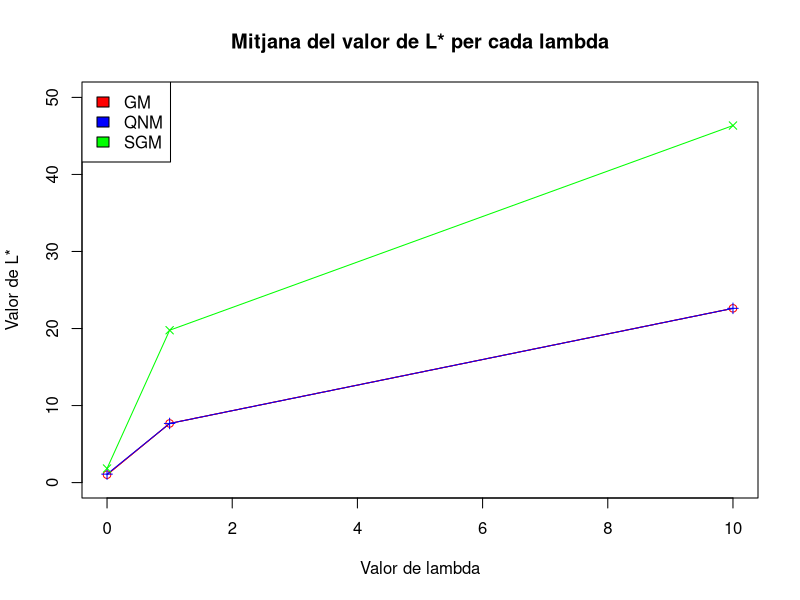
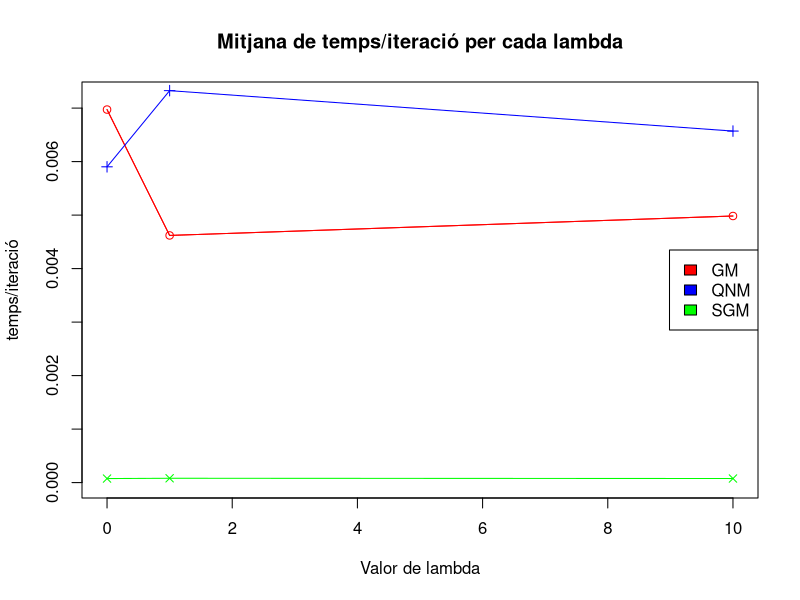
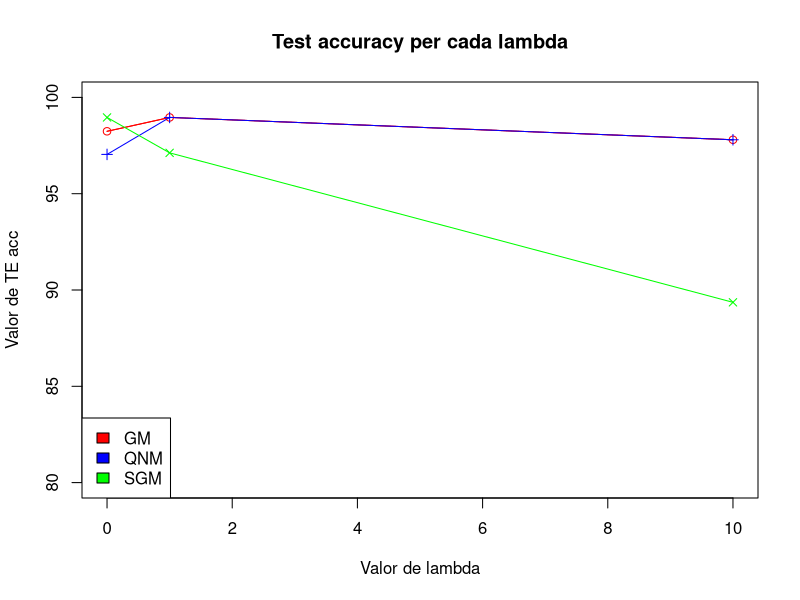
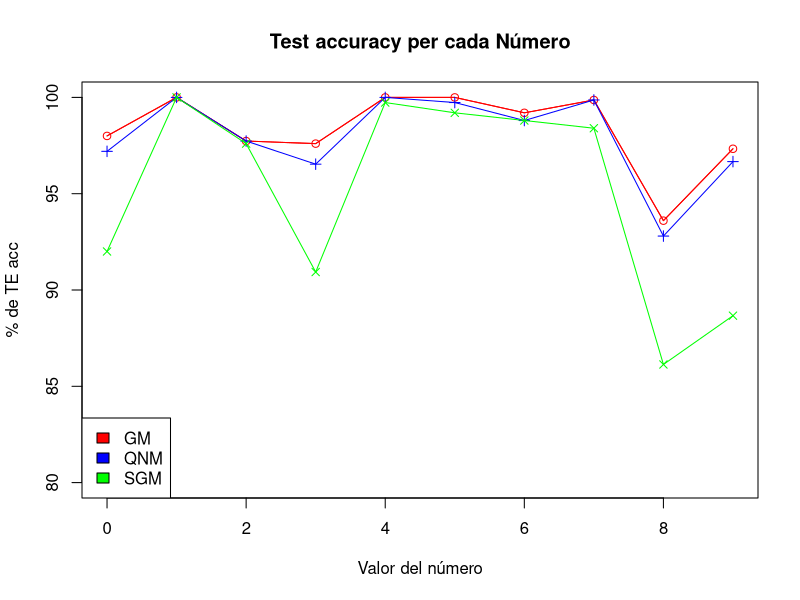
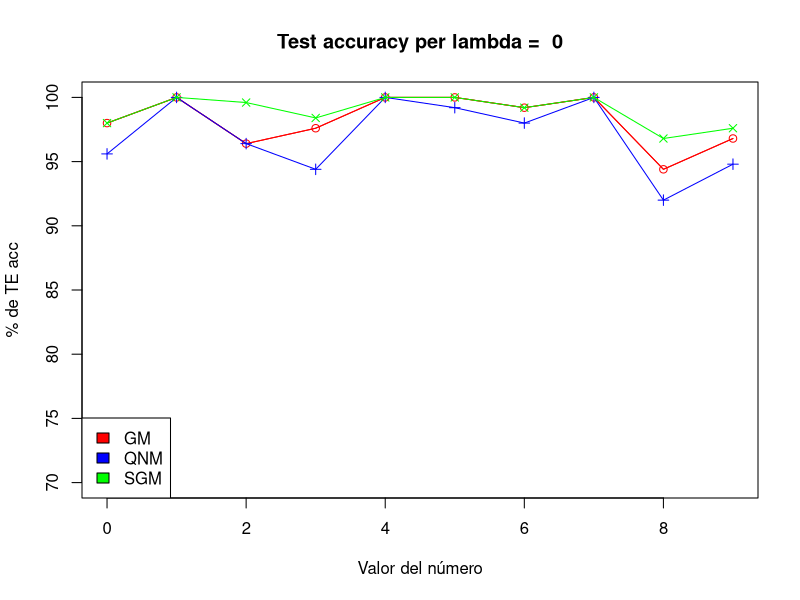
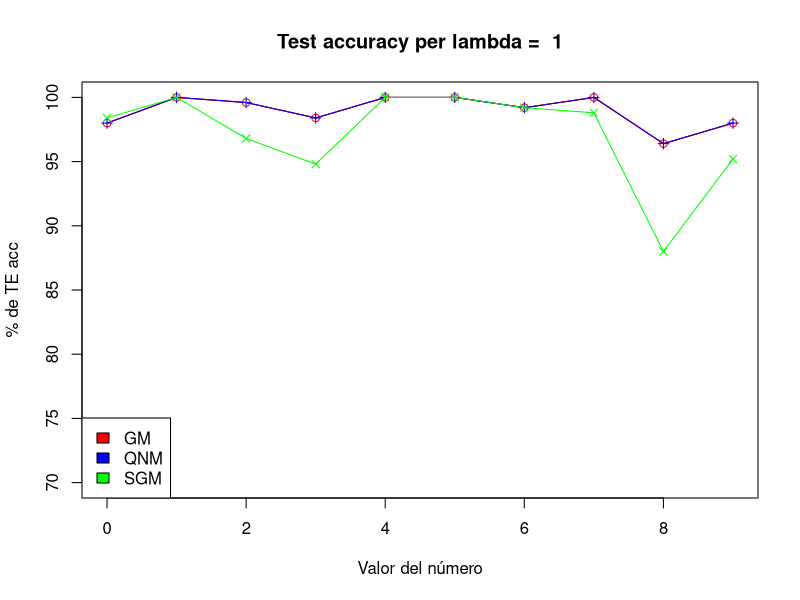
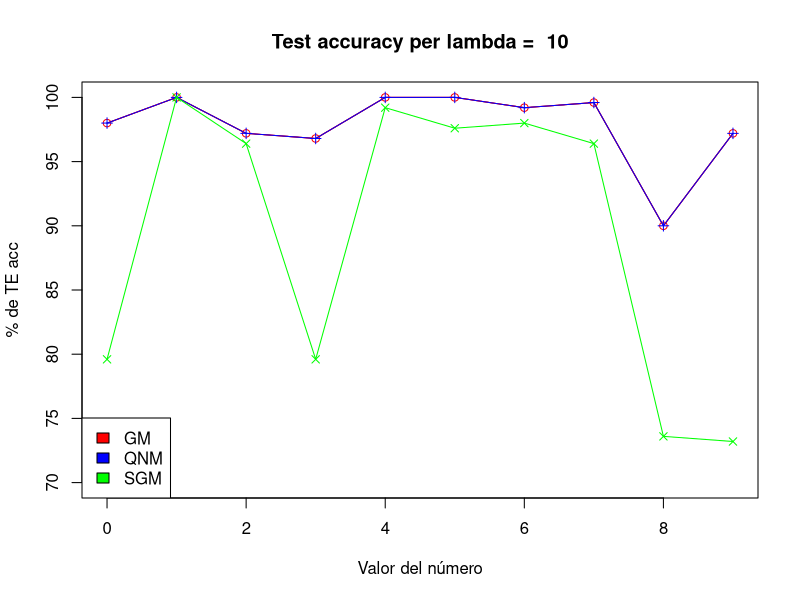
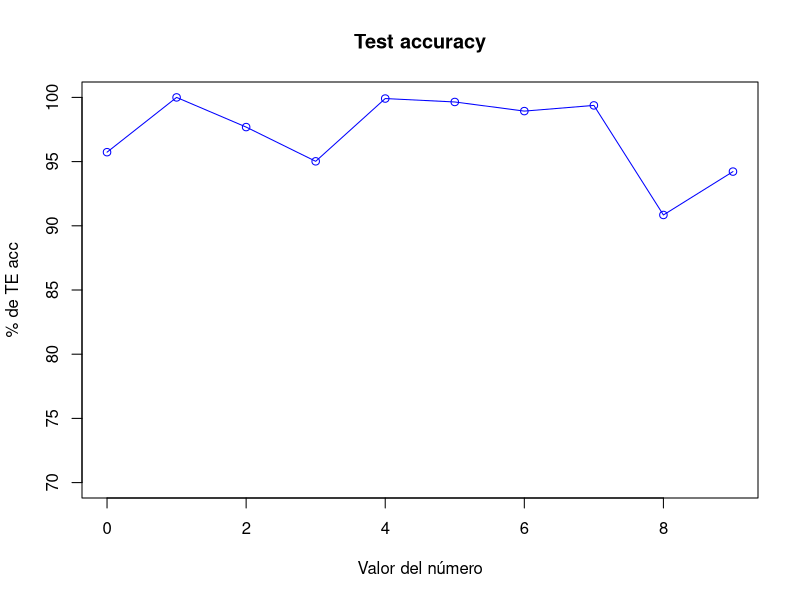

R code for these plots, in order:
## ---- chunk 1
knitr::opts_chunk$set(echo = FALSE)
## ---- chunk 2
dd <- read.csv("./uo_nn_batch_369354-169306 (3).csv", sep = ";")
head(dd)
## ---- chunk 3
names=colnames(dd)[2:9]
dd=dd[,-9]
colnames(dd)=names
dd$speed=dd$tex/dd$niter
head(dd)
## ---- chunk 4
means_1=c()
means_3=c()
means_7=c()

for(i in c(0,1,10)){
  means_1=c(means_1, mean(dd[dd$isd==1 & dd$la==i,]$L.))
  means_3=c(means_3, mean(dd[dd$isd==3 & dd$la==i,]$L.))
  means_7=c(means_7, mean(dd[dd$isd==7 & dd$la==i,]$L.))
}

plot(x=c(0,1,10), y=c(means_1), col=c("red"), type="l", ylim=c(0,50), main="Mitjana del valor de L* per cada lambda", xlab="Valor de lambda", ylab="Valor de L*")
points(x=c(0,1,10), means_1, col="red", pch=1)
lines(x=c(0,1,10), means_1, col="red")
points(x=c(0,1,10), means_3, col="blue", pch=3)
lines(x=c(0,1,10), means_3, col="blue")
points(x=c(0,1,10), means_7, col="green", pch=4)
lines(x=c(0,1,10), means_7, col="green")
legend('topleft', legend=c("GM","QNM", "SGM"),fill=c("red","blue","green"))
## ---- chunk 5
aux=dd[dd$niter==1000,]$isd
no_conv=c(sum(aux==1),sum(aux==3),sum(aux==7))
no_conv=as.data.frame(no_conv)
rownames(no_conv)=c("GM","QNM","SGM")
no_conv
## ---- chunk 6
dd[dd$niter==1000 & dd$isd==1,]
## ---- chunk 7
means_1=c()
means_3=c()
means_7=c()
#for the first algorithm
for(i in c(0,1,10)){
  means_1=c(means_1, mean(dd[dd$isd==1 & dd$la==i,]$speed))
  means_3=c(means_3, mean(dd[dd$isd==3 & dd$la==i,]$speed))
  means_7=c(means_7, mean(dd[dd$isd==7 & dd$la==i,]$speed))
}

plot(x=c(0,1,10), y=c(means_1), col=c("red"), type="l", ylim=c(0,0.0072), main="Mitjana de temps/iteració per cada lambda", xlab="Valor de lambda", ylab="temps/iteració")
points(x=c(0,1,10), means_1, col="red", pch=1)
lines(x=c(0,1,10), means_1, col="red")
points(x=c(0,1,10), means_3, col="blue", pch=3)
lines(x=c(0,1,10), means_3, col="blue")
points(x=c(0,1,10), means_7, col="green", pch=4)
lines(x=c(0,1,10), means_7, col="green")
legend('right', legend=c("GM","QNM", "SGM"),fill=c("red","blue","green"))
## ---- chunk 8
local_conv=c(mean(means_1), mean(means_3), mean(means_7))
local_conv=as.data.frame(local_conv)
rownames(local_conv)=c("GM","QNM","SGM")
local_conv
## ---- chunk 9
iter_mean1 <- mean(dd[dd$isd==1,]$niter)
iter_mean3 <- mean(dd[dd$isd==3,]$niter)
iter_mean7 <- mean(dd[dd$isd==7,]$niter)
iter_mean=c(iter_mean1, iter_mean3, iter_mean7)
iter_mean=as.data.frame(iter_mean)
rownames(iter_mean)=c("GM","QNM","SGM")
iter_mean
## ---- chunk 10
means_1=c()
means_3=c()
means_7=c()
#for the first algorithm
for(i in c(0,1,10)){
  means_1=c(means_1, mean(dd[dd$isd==1 & dd$la==i,]$te_acc))
  means_3=c(means_3, mean(dd[dd$isd==3 & dd$la==i,]$te_acc))
  means_7=c(means_7, mean(dd[dd$isd==7 & dd$la==i,]$te_acc))
}

plot(x=c(0,1,10), y=c(means_1), col=c("red"), type="l", main="Test accuracy per cada lambda", xlab="Valor de lambda", ylab="Valor de TE acc", ylim=c(80,100))
lines(x=c(0,1,10), means_1, col="red")
points(x=c(0,1,10), means_1, col="red", pch=1)
lines(x=c(0,1,10), means_3, col="blue")
points(x=c(0,1,10), means_3, col="blue", pch=3)
lines(x=c(0,1,10), means_7, col="green")
points(x=c(0,1,10), means_7, col="green", pch=4)
legend('bottomleft', legend=c("GM","QNM", "SGM"),fill=c("red","blue","green"))
## ---- chunk 11
means_1=c()
means_3=c()
means_7=c()
for(i in c(0,1,2,3,4,5,6,7,8,9)){
  means_1=c(means_1, mean(dd[dd$isd==1 & dd$num_target==i,]$te_acc))
  means_3=c(means_3, mean(dd[dd$isd==3 & dd$num_target==i,]$te_acc))
  means_7=c(means_7, mean(dd[dd$isd==7 & dd$num_target==i,]$te_acc))
}

plot(x=c(0,1,2,3,4,5,6,7,8,9), y=c(means_1), col=c("red"), type="l", main="Test accuracy per cada Número", xlab="Valor del número", ylab="% de TE acc", ylim=c(80,100), xlim=c(0,9))
lines(x=c(0,1,2,3,4,5,6,7,8,9), means_1, col="red")
points(x=c(0,1,2,3,4,5,6,7,8,9), means_1, col="red", pch=1)
lines(x=c(0,1,2,3,4,5,6,7,8,9), means_3, col="blue")
points(x=c(0,1,2,3,4,5,6,7,8,9), means_3, col="blue", pch=3)
lines(x=c(0,1,2,3,4,5,6,7,8,9), means_7, col="green")
points(x=c(0,1,2,3,4,5,6,7,8,9), means_7, col="green", pch=4)
legend('bottomleft', legend=c("GM","QNM", "SGM"),fill=c("red","blue","green"))
## ---- chunk 12
#par(mfrow=c(2,2))


for(i in c(0,1,10)){

te_1=dd[dd$isd==1 & dd$la==i,]$te_acc
te_3=dd[dd$isd==3 & dd$la==i,]$te_acc
te_7=dd[dd$isd==7 & dd$la==i,]$te_acc

te_1 <- te_1[c(10,1,2,3,4,5,6,7,8,9)]
te_3 <- te_3[c(10,1,2,3,4,5,6,7,8,9)]
te_7 <- te_7[c(10,1,2,3,4,5,6,7,8,9)]

plot(x=c(0,1,2,3,4,5,6,7,8,9), y=c(te_1), col=c("red"), type="l", main=paste("Test accuracy per lambda = ",i), xlab="Valor del número", ylab="% de TE acc", ylim=c(70,100), xlim=c(0,9))
points(x=c(0,1,2,3,4,5,6,7,8,9), te_1, col="red", pch=1)
lines(x=c(0,1,2,3,4,5,6,7,8,9), te_1, col="red")
points(x=c(0,1,2,3,4,5,6,7,8,9), te_3, col="blue", pch=3)
lines(x=c(0,1,2,3,4,5,6,7,8,9), te_3, col="blue")
points(x=c(0,1,2,3,4,5,6,7,8,9), te_7, col="green", pch=4)
lines(x=c(0,1,2,3,4,5,6,7,8,9), te_7, col="green")
legend('bottomleft', legend=c("GM","QNM", "SGM"),fill=c("red","blue","green"))
}
## ---- chunk 13
means=c()
for(i in c(0,1,2,3,4,5,6,7,8,9)){
  means=c(means, mean(dd[dd$num_target==i,]$te_acc))
}

plot(x=c(0,1,2,3,4,5,6,7,8,9), y=means, col=c("blue"), type="l", main="Test accuracy", xlab="Valor del número", ylab="% de TE acc", ylim=c(70,100), xlim=c(0,9))
points(x=c(0,1,2,3,4,5,6,7,8,9), means, col="blue", pch=1)

## ---- chunk 14
means=as.data.frame(means)
rownames(means)=c(0,1,2,3,4,5,6,7,8,9)
means

